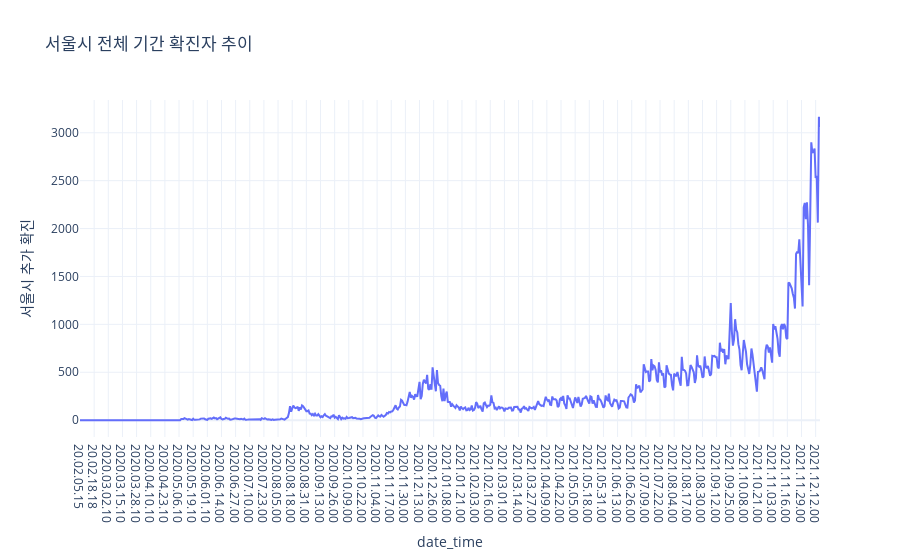

Source (notebook cell):
### Markdown cell above
### 3.1. 확진자 사망자 추이

### Code cell
fig = px.line(confirmed.sort_values(by="date_time", ascending=True),
              x="date_time", y="서울시 추가 확진", title = "서울시 전체 기간 확진자 추이")
fig.show()

### Figure 1 — Plotly figure (JSON) as saved in the notebook; plotly's stock layout.template omitted (floating-point values rounded to 4 significant figures; data arrays with more than 128 entries replaced by an {"elided": "..."} marker saying what was removed)
{"data": [{"hovertemplate": "date_time=%{x}<br>서울시 추가 확진=%{y}<extra></extra>", "legendgroup": "", "line": {"color": "#636efa", "dash": "solid"}, "marker": {"symbol": "circle"}, "mode": "lines", "name": "", "orientation": "v", "showlegend": false, "type": "scatter", "x": {"elided": "682 str values"}, "xaxis": "x", "y": {"elided": "682 int values"}, "yaxis": "y"}], "layout": {"legend": {"tracegroupgap": 0}, "title": {"text": "서울시 전체 기간 확진자 추이"}, "xaxis": {"anchor": "y", "domain": [0, 1], "title": {"text": "date_time"}}, "yaxis": {"anchor": "x", "domain": [0, 1], "title": {"text": "서울시 추가 확진"}}}}
